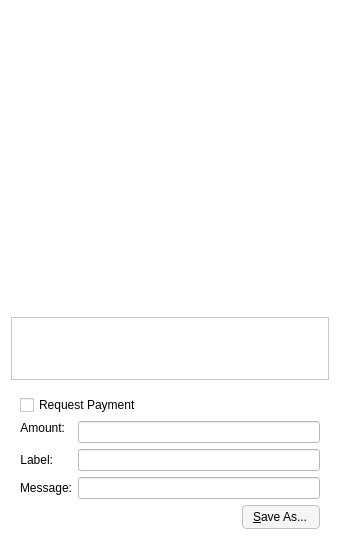
<?xml version="1.0" encoding="UTF-8"?>
<ui version="4.0">
 <class>QRCodeDialog</class>
 <widget class="QDialog" name="QRCodeDialog">
  <property name="geometry">
   <rect>
    <x>0</x>
    <y>0</y>
    <width>340</width>
    <height>549</height>
   </rect>
  </property>
  <property name="windowTitle">
   <string>QR Code Dialog</string>
  </property>
  <property name="styleSheet">
   <string notr="true">background-color: rgb(255, 255, 255); color: rgb(0,0,0);</string>
  </property>
  <layout class="QVBoxLayout" name="verticalLayout_3">
   <item>
    <widget class="QLabel" name="lblQRCode">
     <property name="sizePolicy">
      <sizepolicy hsizetype="Expanding" vsizetype="Expanding">
       <horstretch>0</horstretch>
       <verstretch>0</verstretch>
      </sizepolicy>
     </property>
     <property name="minimumSize">
      <size>
       <width>300</width>
       <height>300</height>
      </size>
     </property>
     <property name="textFormat">
      <enum>Qt::PlainText</enum>
     </property>
     <property name="alignment">
      <set>Qt::AlignCenter</set>
     </property>
     <property name="wordWrap">
      <bool>true</bool>
     </property>
    </widget>
   </item>
   <item>
    <widget class="QPlainTextEdit" name="outUri">
     <property name="sizePolicy">
      <sizepolicy hsizetype="Expanding" vsizetype="Minimum">
       <horstretch>0</horstretch>
       <verstretch>0</verstretch>
      </sizepolicy>
     </property>
     <property name="minimumSize">
      <size>
       <width>0</width>
       <height>50</height>
      </size>
     </property>
     <property name="tabChangesFocus">
      <bool>true</bool>
     </property>
     <property name="textInteractionFlags">
      <set>Qt::TextSelectableByKeyboard|Qt::TextSelectableByMouse</set>
     </property>
    </widget>
   </item>
   <item>
    <widget class="QWidget" name="widget" native="true">
     <layout class="QVBoxLayout" name="verticalLayout_2">
      <item>
       <widget class="QCheckBox" name="chkReqPayment">
        <property name="enabled">
         <bool>true</bool>
        </property>
        <property name="text">
         <string>Request Payment</string>
        </property>
       </widget>
      </item>
      <item>
       <layout class="QFormLayout" name="formLayout">
        <property name="fieldGrowthPolicy">
         <enum>QFormLayout::AllNonFixedFieldsGrow</enum>
        </property>
        <item row="1" column="0">
         <widget class="QLabel" name="lblLabel">
          <property name="text">
           <string>Label:</string>
          </property>
          <property name="textFormat">
           <enum>Qt::PlainText</enum>
          </property>
          <property name="alignment">
           <set>Qt::AlignRight|Qt::AlignTrailing|Qt::AlignVCenter</set>
          </property>
          <property name="buddy">
           <cstring>lnLabel</cstring>
          </property>
         </widget>
        </item>
        <item row="1" column="1">
         <widget class="QLineEdit" name="lnLabel"/>
        </item>
        <item row="2" column="0">
         <widget class="QLabel" name="lblMessage">
          <property name="text">
           <string>Message:</string>
          </property>
          <property name="textFormat">
           <enum>Qt::PlainText</enum>
          </property>
          <property name="alignment">
           <set>Qt::AlignRight|Qt::AlignTrailing|Qt::AlignVCenter</set>
          </property>
          <property name="buddy">
           <cstring>lnMessage</cstring>
          </property>
         </widget>
        </item>
        <item row="2" column="1">
         <widget class="QLineEdit" name="lnMessage"/>
        </item>
        <item row="0" column="0">
         <widget class="QLabel" name="lblAmount">
          <property name="sizePolicy">
           <sizepolicy hsizetype="Preferred" vsizetype="Maximum">
            <horstretch>0</horstretch>
            <verstretch>0</verstretch>
           </sizepolicy>
          </property>
          <property name="text">
           <string>Amount:</string>
          </property>
          <property name="textFormat">
           <enum>Qt::PlainText</enum>
          </property>
          <property name="alignment">
           <set>Qt::AlignRight|Qt::AlignTrailing|Qt::AlignVCenter</set>
          </property>
          <property name="buddy">
           <cstring>lnReqAmount</cstring>
          </property>
         </widget>
        </item>
        <item row="0" column="1">
         <widget class="BitcoinAmountField" name="lnReqAmount">
          <property name="enabled">
           <bool>false</bool>
          </property>
          <property name="minimumSize">
           <size>
            <width>80</width>
            <height>0</height>
           </size>
          </property>
         </widget>
        </item>
       </layout>
      </item>
      <item>
       <layout class="QHBoxLayout" name="horizontalLayout">
        <item>
         <spacer name="horizontalSpacer">
          <property name="orientation">
           <enum>Qt::Horizontal</enum>
          </property>
          <property name="sizeHint" stdset="0">
           <size>
            <width>40</width>
            <height>20</height>
           </size>
          </property>
         </spacer>
        </item>
        <item>
         <widget class="QPushButton" name="btnSaveAs">
          <property name="styleSheet">
           <string notr="true">background-color: rgb(245, 245, 245);
border-radius: 4px;
border: 1px solid #c4c1bd;
font-weight: 400;
padding: 4px;
padding-left: 10px;
padding-right: 12px;
icon-size: 0;</string>
          </property>
          <property name="text">
           <string>&amp;Save As...</string>
          </property>
         </widget>
        </item>
       </layout>
      </item>
     </layout>
    </widget>
   </item>
  </layout>
 </widget>
 <customwidgets>
  <customwidget>
   <class>BitcoinAmountField</class>
   <extends>QLineEdit</extends>
   <header>bitcoinamountfield.h</header>
   <container>1</container>
  </customwidget>
 </customwidgets>
 <resources/>
 <connections>
  <connection>
   <sender>chkReqPayment</sender>
   <signal>clicked(bool)</signal>
   <receiver>lnReqAmount</receiver>
   <slot>setEnabled(bool)</slot>
   <hints>
    <hint type="sourcelabel">
     <x>92</x>
     <y>285</y>
    </hint>
    <hint type="destinationlabel">
     <x>98</x>
     <y>311</y>
    </hint>
   </hints>
  </connection>
 </connections>
</ui>
